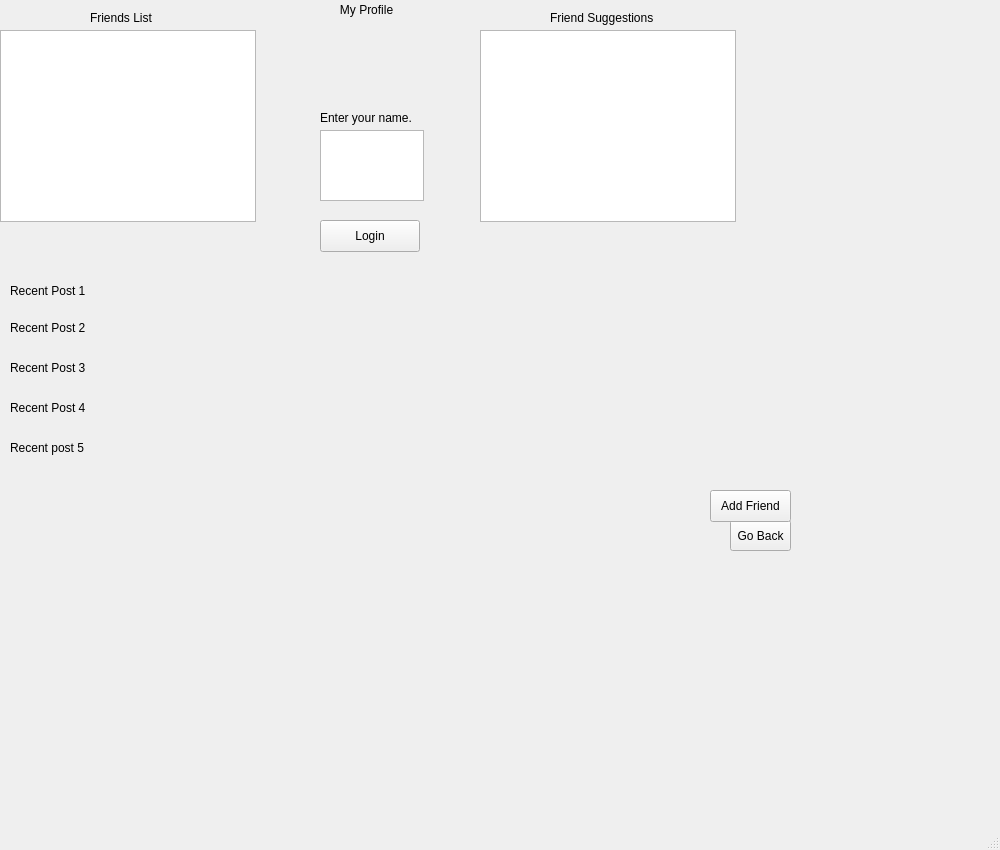
<?xml version="1.0" encoding="UTF-8"?>
<ui version="4.0">
 <class>SocialNetworkWindow</class>
 <widget class="QMainWindow" name="SocialNetworkWindow">
  <property name="geometry">
   <rect>
    <x>0</x>
    <y>0</y>
    <width>1000</width>
    <height>850</height>
   </rect>
  </property>
  <property name="windowTitle">
   <string>SocialNetworkWindow</string>
  </property>
  <widget class="QWidget" name="centralwidget">
   <widget class="QTextEdit" name="nameTextEdit">
    <property name="geometry">
     <rect>
      <x>320</x>
      <y>130</y>
      <width>104</width>
      <height>71</height>
     </rect>
    </property>
    <property name="html">
     <string>&lt;!DOCTYPE HTML PUBLIC &quot;-//W3C//DTD HTML 4.0//EN&quot; &quot;http://www.w3.org/TR/REC-html40/strict.dtd&quot;&gt;
&lt;html&gt;&lt;head&gt;&lt;meta name=&quot;qrichtext&quot; content=&quot;1&quot; /&gt;&lt;meta charset=&quot;utf-8&quot; /&gt;&lt;style type=&quot;text/css&quot;&gt;
p, li { white-space: pre-wrap; }
hr { height: 1px; border-width: 0; }
li.unchecked::marker { content: &quot;\2610&quot;; }
li.checked::marker { content: &quot;\2612&quot;; }
&lt;/style&gt;&lt;/head&gt;&lt;body style=&quot; font-family:'.AppleSystemUIFont'; font-size:13pt; font-weight:400; font-style:normal;&quot;&gt;
&lt;p style=&quot;-qt-paragraph-type:empty; margin-top:0px; margin-bottom:0px; margin-left:0px; margin-right:0px; -qt-block-indent:0; text-indent:0px;&quot;&gt;&lt;br /&gt;&lt;/p&gt;&lt;/body&gt;&lt;/html&gt;</string>
    </property>
   </widget>
   <widget class="QLabel" name="enterNameLabel">
    <property name="geometry">
     <rect>
      <x>320</x>
      <y>110</y>
      <width>141</width>
      <height>16</height>
     </rect>
    </property>
    <property name="text">
     <string>Enter your name. </string>
    </property>
   </widget>
   <widget class="QPushButton" name="loginButton">
    <property name="geometry">
     <rect>
      <x>320</x>
      <y>220</y>
      <width>100</width>
      <height>32</height>
     </rect>
    </property>
    <property name="autoFillBackground">
     <bool>false</bool>
    </property>
    <property name="text">
     <string>Login</string>
    </property>
    <property name="flat">
     <bool>false</bool>
    </property>
   </widget>
   <widget class="QLabel" name="profileLabel">
    <property name="geometry">
     <rect>
      <x>300</x>
      <y>0</y>
      <width>171</width>
      <height>20</height>
     </rect>
    </property>
    <property name="text">
     <string>            My Profile</string>
    </property>
   </widget>
   <widget class="QTableWidget" name="friendsListTable">
    <property name="geometry">
     <rect>
      <x>0</x>
      <y>30</y>
      <width>256</width>
      <height>192</height>
     </rect>
    </property>
   </widget>
   <widget class="QLabel" name="recentPost1">
    <property name="geometry">
     <rect>
      <x>10</x>
      <y>280</y>
      <width>771</width>
      <height>21</height>
     </rect>
    </property>
    <property name="text">
     <string>Recent Post 1</string>
    </property>
   </widget>
   <widget class="QLabel" name="recentPost2">
    <property name="geometry">
     <rect>
      <x>10</x>
      <y>320</y>
      <width>771</width>
      <height>16</height>
     </rect>
    </property>
    <property name="text">
     <string>Recent Post 2</string>
    </property>
   </widget>
   <widget class="QLabel" name="recentPost3">
    <property name="geometry">
     <rect>
      <x>10</x>
      <y>360</y>
      <width>781</width>
      <height>16</height>
     </rect>
    </property>
    <property name="text">
     <string>Recent Post 3</string>
    </property>
   </widget>
   <widget class="QLabel" name="recentPost4">
    <property name="geometry">
     <rect>
      <x>10</x>
      <y>400</y>
      <width>781</width>
      <height>16</height>
     </rect>
    </property>
    <property name="text">
     <string>Recent Post 4</string>
    </property>
   </widget>
   <widget class="QLabel" name="recentPost5">
    <property name="geometry">
     <rect>
      <x>10</x>
      <y>440</y>
      <width>781</width>
      <height>16</height>
     </rect>
    </property>
    <property name="text">
     <string>Recent post 5 </string>
    </property>
   </widget>
   <widget class="QLabel" name="friendsLabel">
    <property name="geometry">
     <rect>
      <x>90</x>
      <y>10</y>
      <width>81</width>
      <height>16</height>
     </rect>
    </property>
    <property name="text">
     <string>Friends List</string>
    </property>
   </widget>
   <widget class="QPushButton" name="backButton">
    <property name="geometry">
     <rect>
      <x>730</x>
      <y>520</y>
      <width>61</width>
      <height>31</height>
     </rect>
    </property>
    <property name="text">
     <string>Go Back</string>
    </property>
   </widget>
   <widget class="QTableWidget" name="suggestionsTable">
    <property name="geometry">
     <rect>
      <x>480</x>
      <y>30</y>
      <width>256</width>
      <height>192</height>
     </rect>
    </property>
   </widget>
   <widget class="QLabel" name="suggestionsLabel">
    <property name="geometry">
     <rect>
      <x>550</x>
      <y>10</y>
      <width>121</width>
      <height>16</height>
     </rect>
    </property>
    <property name="text">
     <string>Friend Suggestions</string>
    </property>
   </widget>
   <widget class="QPushButton" name="addFriendButton">
    <property name="geometry">
     <rect>
      <x>710</x>
      <y>490</y>
      <width>81</width>
      <height>32</height>
     </rect>
    </property>
    <property name="text">
     <string>Add Friend</string>
    </property>
   </widget>
  </widget>
  <widget class="QMenuBar" name="menubar">
   <property name="geometry">
    <rect>
     <x>0</x>
     <y>0</y>
     <width>1000</width>
     <height>24</height>
    </rect>
   </property>
  </widget>
  <widget class="QStatusBar" name="statusbar"/>
 </widget>
 <resources/>
 <connections/>
</ui>
